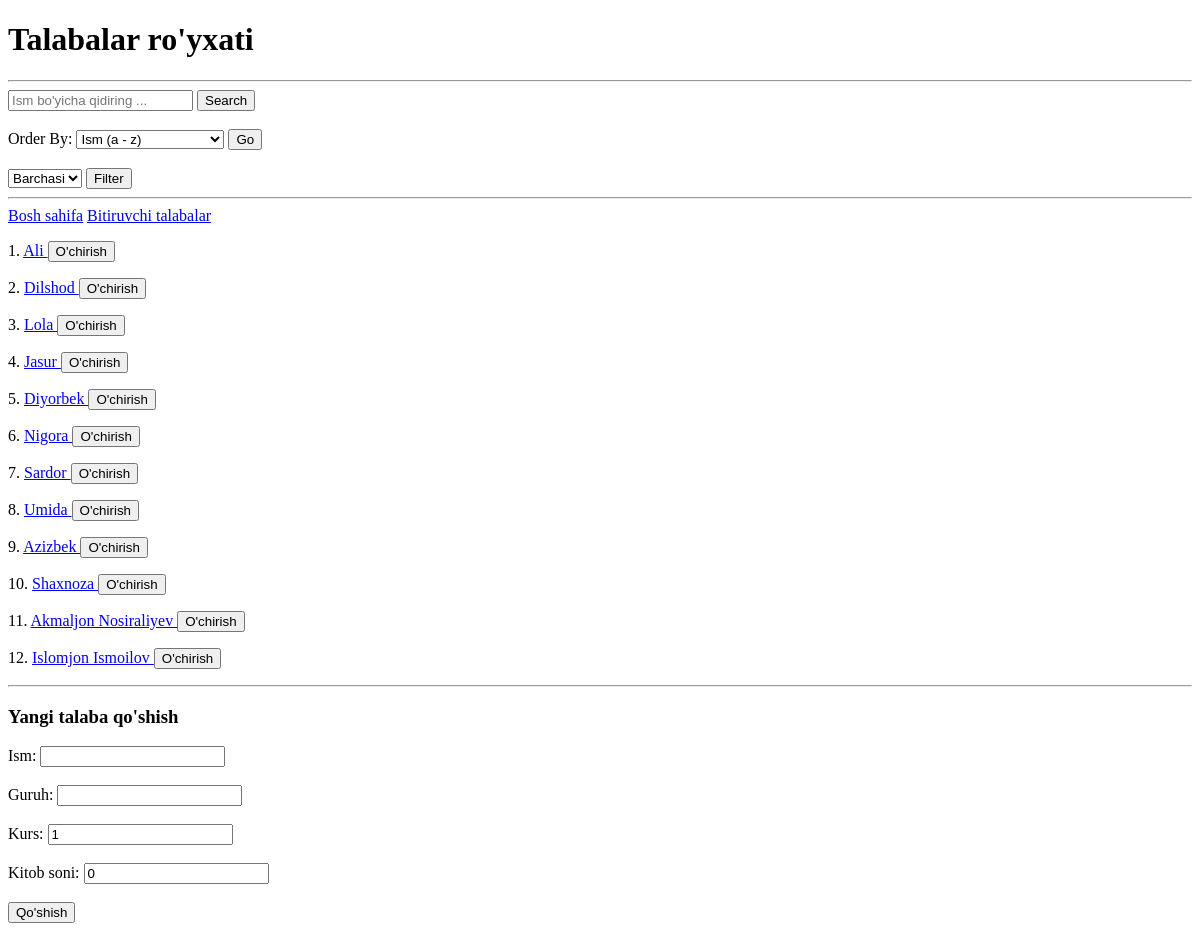
/students/, run on an earlier commit of the app's database.
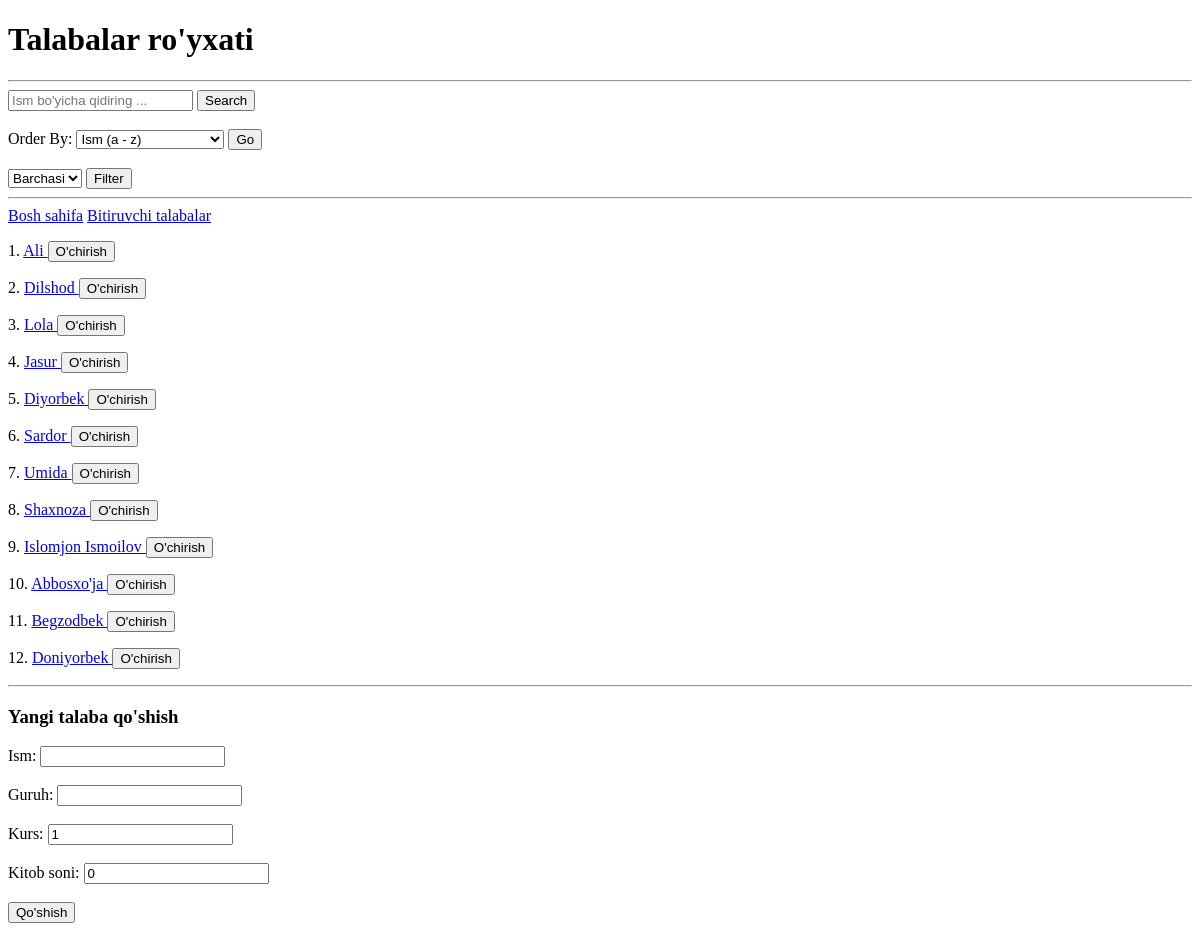
And on a later commit of the database.
### main/models.py (models this page shows, shortened)
class Talaba(models.Model):
    ism = models.CharField(max_length=100)
    guruh = models.CharField(max_length=20)
    kurs = models.IntegerField()
    kitob_soni = models.IntegerField(default=0)
    class Meta:
        verbose_name = "Talaba"
        verbose_name_plural = "Talabalar"

### main/views.py (the view, shortened to what this page needs)
# urls.py: path('students/', students_view),
def students_view(request):
    students = Talaba.objects.all()
    search = request.GET.get('search')
    if search:
        students = students.filter(ism__contains=search)
    ordering = request.GET.get('ordering')
    if ordering:
        students = students.order_by(ordering)
    kurs = request.GET.get('kurs')
    if kurs:
        students = students.filter(kurs=kurs)
    context = {
        'students': students,
        'search': search,
        'ordering': ordering,
        'kurs': kurs,
    }
    return render(request, 'students.html', context)

### templates/students.html (shortened to what this page needs)
<!DOCTYPE html>
<html lang="en">
<head>
</head>
<body>
    <h1>Talabalar ro'yxati</h1>
    <hr>
    <form>
        <input type="text" name="search" placeholder="Ism bo'yicha qidiring ..." {% if search %} value="{{ search }}" {% endif %}>
        <button>Search</button>
    </form>
    <br>
    <form>
        <label for="order_input">Order By: </label>
        <select id="order_input" name="ordering">
            <option {% if ordering and ordering == "ism" %} selected {% endif %} value="ism" >Ism (a - z)</option>
        </select>
        <button>Go</button>
    </form>
    <br>
    <form>
        <select name="kurs">
            <option value="">Barchasi</option>
        </select>
        <button>Filter</button>
    </form>
    <hr>
    <a href="/">Bosh sahifa</a>
    <a href="/students-graduate/">Bitiruvchi talabalar</a>
    {% for student in students %}
        <p>
            {{ forloop.counter }}.
            <a href="/students/{{ student.id }}/">
                {{ student.ism }}
            </a>
            <a href="/students/{{ student.id }}/delete/">
                <button>O'chirish</button>
            </a>
        </p>
    {% endfor %}
    <hr>
    <h3>Yangi talaba qo'shish</h3>
    <form method="post">
        <label for="name">Ism: </label>
        <input id="name" type="text" name="ism" required>
        <br><br>
        <label for="group">Guruh: </label>
        <input id="group" type="text" name="guruh" required>
        <br><br>
        <label for="course">Kurs: </label>
        <input id="course" type="number" name="kurs" value="1" required>
        <br><br>
        <label for="books">Kitob soni: </label>
        <input id="books" type="number" name="kitob_soni" value="0">
        <br><br>
        <button>Qo'shish</button>
        <br><br>
    </form>
</body>
</html>

What changed in the data, as far as the page shows it:
removed Talaba: ism "Nigora"
removed Talaba: ism "Azizbek"
removed Talaba: ism "Akmaljon Nosiraliyev"
added Talaba: ism "Abbosxo'ja"
added Talaba: ism "Begzodbek"
added Talaba: ism "Doniyorbek"
